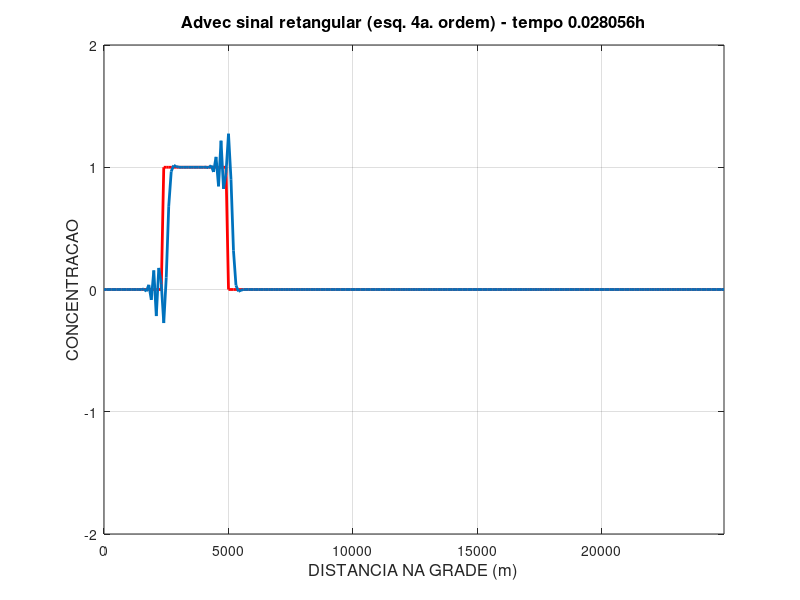
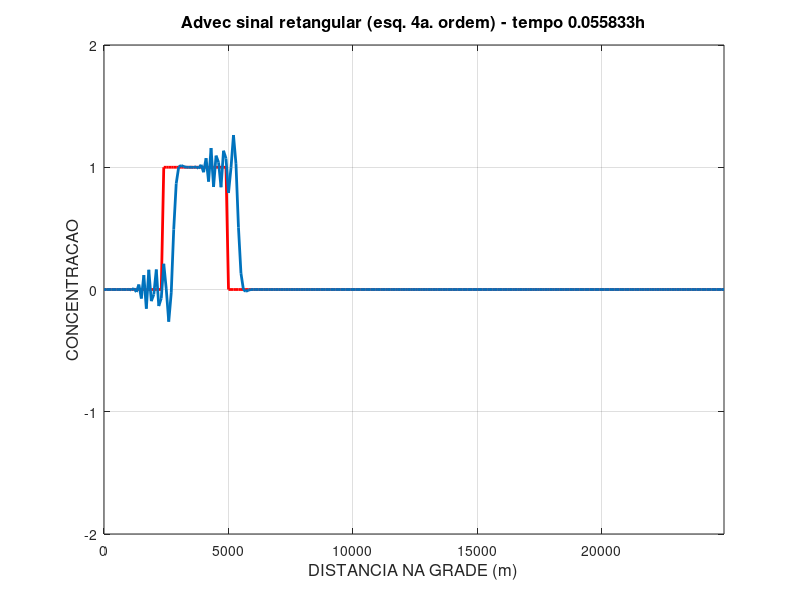
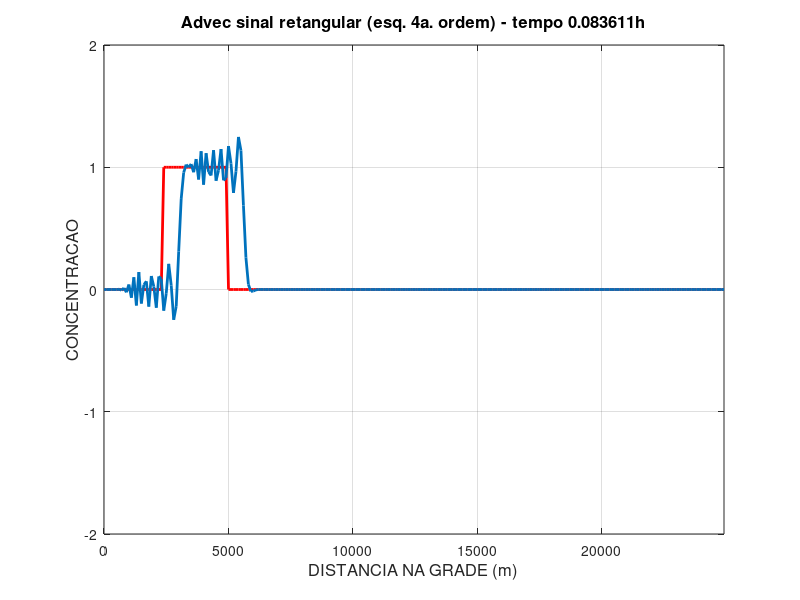
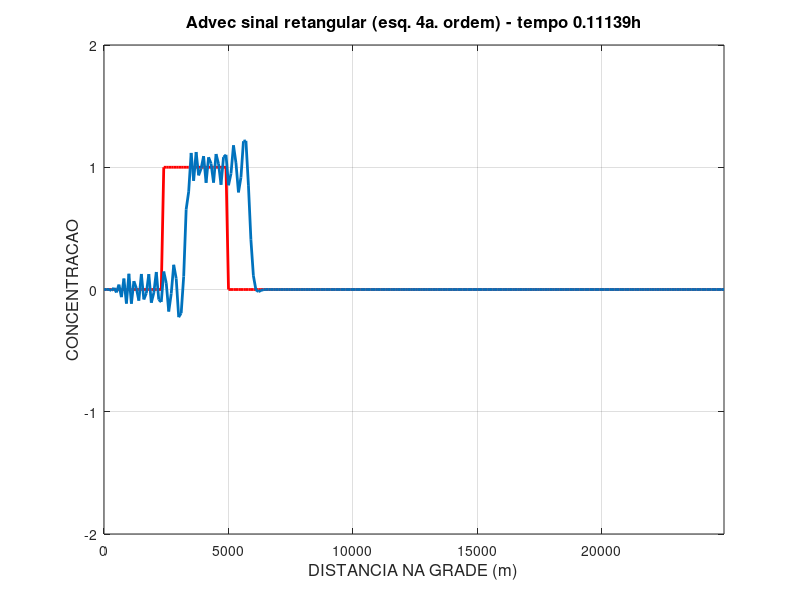

Source code (MATLAB) for these figures, in order:
%%%%%%%%%%%%%%%%%%%%%%%%%%%%%%%%%%%%%%%%%%%%%%%%%%%%%%%%%%%%%%%%%%%%%%%
% Programa desenvolvivo para a Questão 4 da Lista 1 de exercícios da disciplina
% IOF814 - Modelos Numéricos Aplicados a Processos Costeiros e Estuarinos
% ministrada pelo Prof Joseph Harari, do Instituto Oceanográfico da USP.
%
% Para mais detalhes do desenvolvimento da discretização, pode ser conferido
% na solução da Lista, em IOF814/Lista1/outputs/Lista1_IOF814.pdf
%
%%%%%%%%%%%%%%%%%%%%%%%%%%%%%%%%%%%%%%%%%%%%%%%%%%%%%%%%%%%%%%%%%%%%%%%
tic

clear all;
close all;

% definicao dos parametros do modelo, como tamanho da grade, passo de tempo e espaco
% e outras informacoes
%ler parametros do modelo
jmax=250;      %numero de pontos da grade em x
nmax=7200/2;      %numero de passos de tempo
dt=1;         %passo de tempo, em segundos
dx=100;        %espacamento da grade, em m
c=0.2;           %velocidade da corrente em x, em m/s
ci=1;          %valor da concentracao inicial
jin=25;        %indice do ponto inicial da grade com ci
jfi=50;        %indice do ponto final da grade com ci
freqplot=100;   %frequencia de plotagem
conc=2;        %limite maximo do eixo da concentracao no grafico
freqfilt=30;   %frequencia de filtragem

%calculo das constantes do modelo
dx12=12*dx;
q=c*dt/dx;
fatu=zeros(jmax,1);
fren=zeros(jmax,1);
ffilt=zeros(jmax,1);
xgrid=((1:jmax)-1)*dx;

%condicao inicial
fatu(jin:jfi)=ci;
fcin=fatu;
kplot=0;
contfilt=2;

for n=2:nmax
  tempo=n*dt;
  kplot=kplot+1;

  % FORMULA DE RECORRENCIA
  fren(4:jmax-3)=fatu(4:jmax-3) - q*(fatu(2:jmax-5) - 8*fatu(3:jmax-4) + 8*fatu(5:jmax-2) - fatu(6:jmax-1));
  %% aplicando formula de recorrencia em cada ponto extremo da grade
  % formula para 1o e 2o ponto de grade
  fren(2)=fatu(1)-q*(-25*fatu(1)+48*fatu(2)-36*fatu(3)+16*fatu(4)-3*fatu(5));
  fren(3)=fatu(2)-q*(-3*fatu(2)-10*fatu(3)+18*fatu(4)-6*fatu(5)+fatu(6));
  % formula para penultimo e ultimo pontos de grade
  fren(jmax-2)=fatu(jmax-2)-q*(-fatu(jmax-5)+6*fatu(jmax-4)-18*fatu(jmax-3)+10*fatu(jmax-2)+3*fatu(jmax-1));
  fren(jmax-1)=fatu(jmax-1)-q*(3*fatu(jmax-5)-16*fatu(jmax-4)+36*fatu(jmax-3)-48*fatu(jmax-2)+25*fatu(jmax-1));

  if(kplot==freqplot)
    kplot=0;
    %kfig=kfig+1;
    %figure(kfig)
    plot(xgrid,fcin,'r','LineWidth',2)
    hold
    plot(xgrid,fren,'LineWidth',2)
    axis([xgrid(1) xgrid(jmax) -conc conc]);
    title(['Advec sinal retangular (esq. 4a. ordem) - tempo ',...
        num2str(tempo/3600),'h'],'fontsize',12)
    xlabel('DISTANCIA NA GRADE (m)','fontsize',12)
    ylabel('CONCENTRACAO','fontsize',12)
    grid on
    XX=num2str(tempo);
    grafico=['print -djpeg ../outputs/Q04_ord04/q04_ord04_',XX];
    eval(grafico);
    pause(0.1)
    hold
end
fatu=fren;


end

toc
